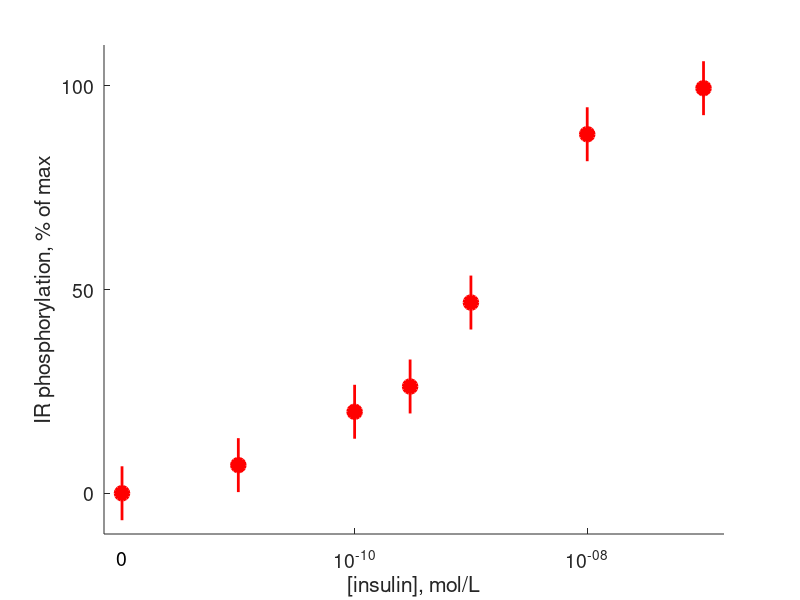
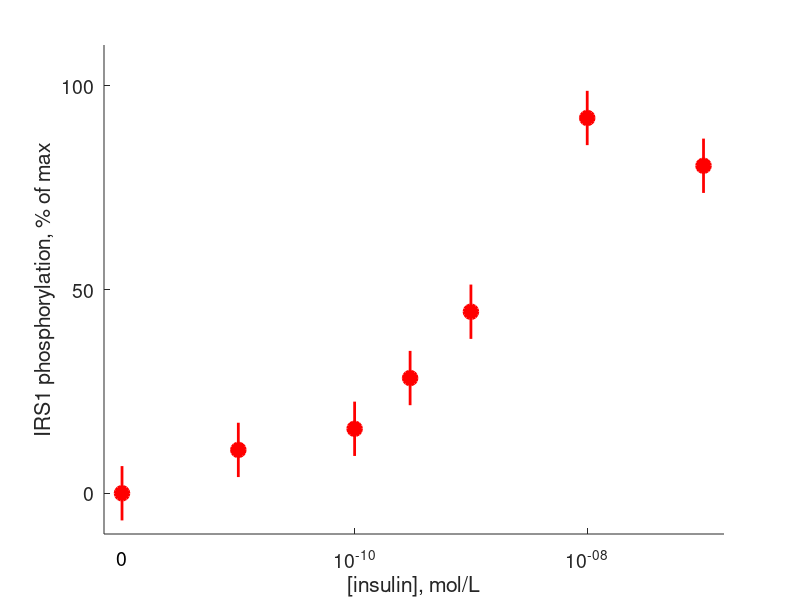
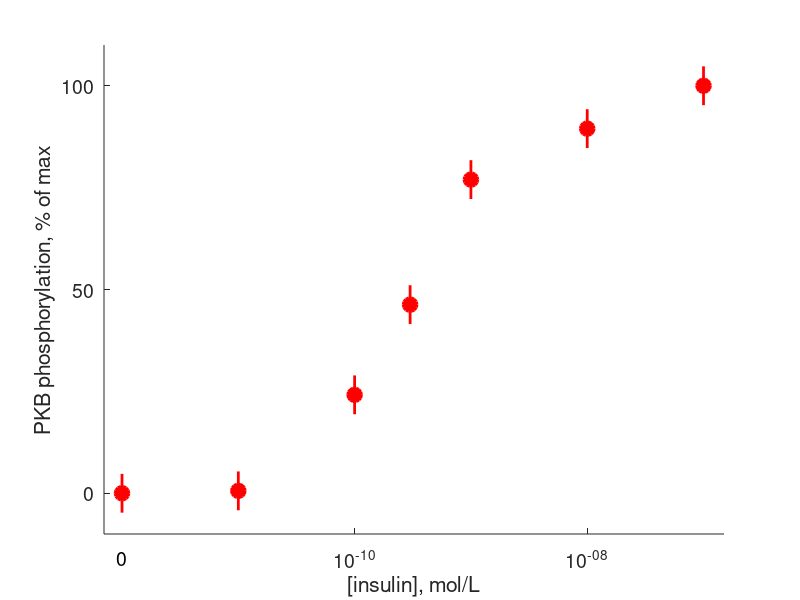
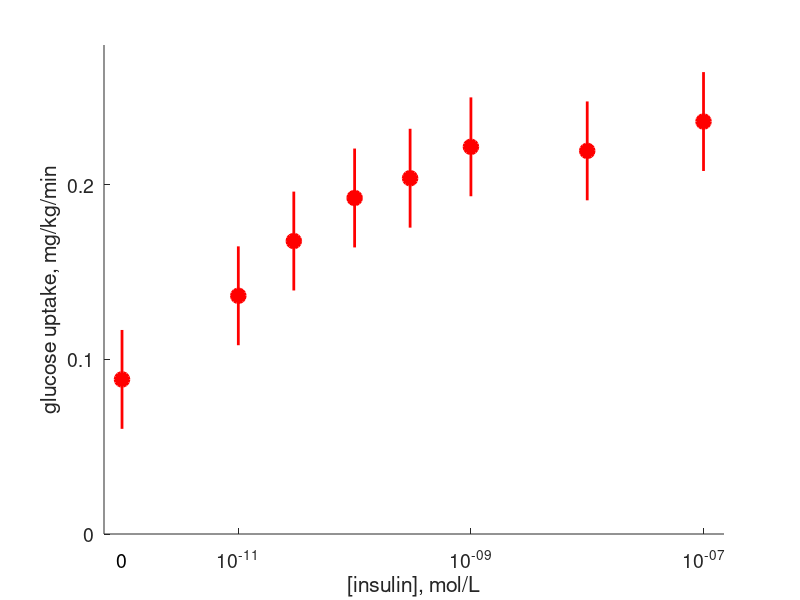

Write MATLAB code to recreate these figures, in order.
function [] = plotData

clear all
close all

%load data
load('EXPDATA_IR.mat');
load('EXPDATA_IRS1.mat');
load('EXPDATA_PKB.mat');
load('EXPDATA_GLUCOSE_05.mat');
load('EXPDATA_WB.mat');

%Figures
insulinConcentration1=[1e-12,1e-11,1e-10,3e-10,1e-9,1e-8,1e-7]';
insulinConcentration2=[1e-12,1e-11,3e-11,1e-10,3e-10,1e-9,1e-8,1e-7]';

figure(2)
h=gca;
hold on
for i=1:7
    plot(insulinConcentration1(i),EXPDATA_IR.response(i),'ro','MarkerFaceColor','r','MarkerSize',10,'Linewidth',2)
    line([insulinConcentration1(i) insulinConcentration1(i)],[EXPDATA_IR.response(i)-EXPDATA_IR.sem EXPDATA_IR.response(i)+EXPDATA_IR.sem],'Color','r','Linewidth',2)
end
set(h,'box','off')
set(h,'XScale','log')
set(h,'XTick',[1e-010 1e-008 1e-006])
set(h,'YTick',[0 50 100])
set(h,'Fontsize',[14])
xlabel('[insulin], mol/L')
ylabel('IR phosphorylation, % of max')
htext=text(9e-13,-16,'0');
set(htext,'Fontsize',[14])
axis([7e-013 1.5e-007 -10 110])

figure(3)
h=gca;
hold on
for i=1:7
    plot(insulinConcentration1(i),EXPDATA_IRS1.response(i),'ro','MarkerFaceColor','r','MarkerSize',10,'Linewidth',2)
    line([insulinConcentration1(i) insulinConcentration1(i)],[EXPDATA_IRS1.response(i)-EXPDATA_IRS1.sem EXPDATA_IRS1.response(i)+EXPDATA_IRS1.sem],'Color','r','Linewidth',2)
end
set(h,'box','off')
set(h,'XScale','log')
set(h,'XTick',[1e-010 1e-008 1e-006])
set(h,'YTick',[0 50 100])
set(h,'Fontsize',[14])
xlabel('[insulin], mol/L')
ylabel('IRS1 phosphorylation, % of max')
htext=text(9e-13,-16,'0');
set(htext,'Fontsize',[14])
axis([7e-013 1.5e-007 -10 110])

figure(4)
h=gca;
hold on
for i=1:7
    plot(insulinConcentration1(i),EXPDATA_PKB.response(i),'ro','MarkerFaceColor','r','MarkerSize',10,'Linewidth',2)
    line([insulinConcentration1(i) insulinConcentration1(i)],[EXPDATA_PKB.response(i)-EXPDATA_PKB.sem EXPDATA_PKB.response(i)+EXPDATA_PKB.sem],'Color','r','Linewidth',2)
end
set(h,'box','off')
set(h,'XScale','log')
set(h,'XTick',[1e-010 1e-008 1e-006])
set(h,'YTick',[0 50 100])
set(h,'Fontsize',[14])
xlabel('[insulin], mol/L')
ylabel('PKB phosphorylation, % of max')
htext=text(9e-13,-16,'0');
set(htext,'Fontsize',[14])
axis([7e-013 1.5e-007 -10 110])

figure(6)
h=gca;
hold on
for i=1:8
    plot(insulinConcentration2(i),EXPDATA_GLUCOSE_05.response(i),'ro','MarkerFaceColor','r','MarkerSize',10,'Linewidth',2)
    line([insulinConcentration2(i) insulinConcentration2(i)],[EXPDATA_GLUCOSE_05.response(i)-EXPDATA_GLUCOSE_05.sem EXPDATA_GLUCOSE_05.response(i)+EXPDATA_GLUCOSE_05.sem],'Color','r','Linewidth',2)
end
set(h,'box','off')
set(h,'XScale','log')
set(h,'XTick',[1e-011 1e-009 1e-007])
set(h,'YTick',[0 0.1 0.2 0.3])
set(h,'Fontsize',[14])
xlabel('[insulin], mol/L')
ylabel('glucose uptake, mg/kg/min')
htext=text(9e-13,-0.015,'0');
set(htext,'Fontsize',[14])
axis([7e-013 1.5e-007 0 0.28])

figure(7)
h=gca;
hold on
set(h,'box','off')
set(h,'XScale','log')
set(h,'XTick',[1e-011 1e-009 1e-007])
set(h,'YTick',[0 1 2])
set(h,'Fontsize',[14])
xlabel('[insulin], mol/L')
ylabel('glucose uptake, mg/kg/min')
htext=text(9e-13,-0.15,'0');
set(htext,'Fontsize',[14])
axis([7e-013 1.5e-007 0 2.5])

figure(10)
h=gca;
hold on
for i=1:11
    plot(EXPDATA_WB.time(i),EXPDATA_WB.response(i),'ro','MarkerFaceColor','r','MarkerSize',10,'Linewidth',2);
    line([EXPDATA_WB.time(i) EXPDATA_WB.time(i)],[EXPDATA_WB.response(i)-EXPDATA_WB.sem EXPDATA_WB.response(i)+EXPDATA_WB.sem],'Color','r','Linewidth',2)
end
set(h,'box','off');
set(h,'XTick',[0 100 200 300 400])
set(h,'YTick',[0 0.5 1])
set(h,'Fontsize',[14])
xlabel('time, min')
ylabel('glucose uptake, mg/kg/min')
axis([0 420 0 1.1])

end
